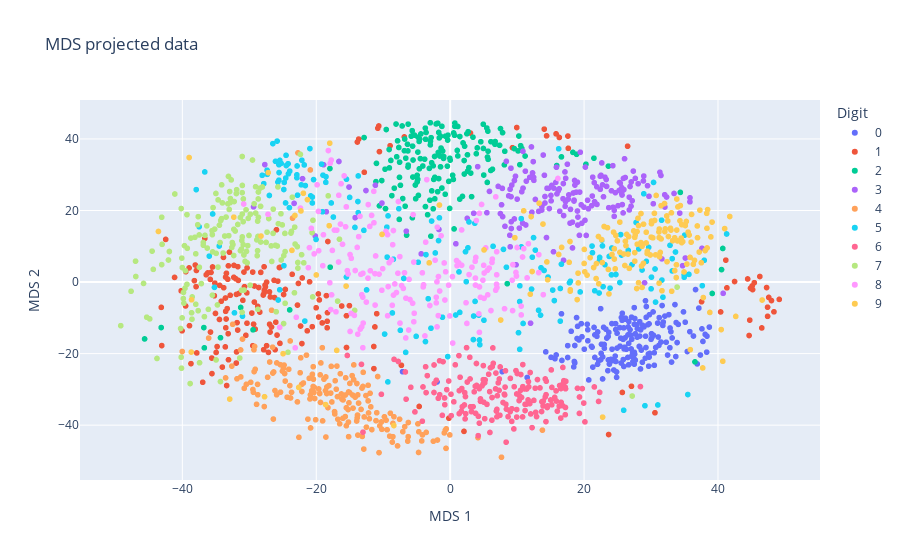

Source (notebook cell):
### Code cell
from sklearn.manifold import MDS
mds = MDS(n_components=2)
data_mds = mds.fit_transform(data)

df_mds = pd.DataFrame({'target': map(lambda x : str(x),target), 'x': data_mds[:, 0], 'y': data_mds[:, 1]})
fig = px.scatter(df_mds, x="x", y="y", color="target", title ="MDS projected data", labels={'x': 'MDS 1', 'y': 'MDS 2', 'target': 'Digit'})
fig.show()

### Figure 1 — Plotly figure (JSON) as saved in the notebook; plotly's stock layout.template omitted (floating-point values rounded to 4 significant figures; data arrays with more than 128 entries replaced by an {"elided": "..."} marker saying what was removed)
{"data": [{"hovertemplate": "Digit=0<br>MDS 1=%{x}<br>MDS 2=%{y}<extra></extra>", "legendgroup": "0", "marker": {"color": "#636efa", "symbol": "circle"}, "mode": "markers", "name": "0", "showlegend": true, "type": "scattergl", "x": {"elided": "178 float values"}, "xaxis": "x", "y": {"elided": "178 float values"}, "yaxis": "y"}, {"hovertemplate": "Digit=1<br>MDS 1=%{x}<br>MDS 2=%{y}<extra></extra>", "legendgroup": "1", "marker": {"color": "#EF553B", "symbol": "circle"}, "mode": "markers", "name": "1", "showlegend": true, "type": "scattergl", "x": {"elided": "182 float values"}, "xaxis": "x", "y": {"elided": "182 float values"}, "yaxis": "y"}, {"hovertemplate": "Digit=2<br>MDS 1=%{x}<br>MDS 2=%{y}<extra></extra>", "legendgroup": "2", "marker": {"color": "#00cc96", "symbol": "circle"}, "mode": "markers", "name": "2", "showlegend": true, "type": "scattergl", "x": {"elided": "177 float values"}, "xaxis": "x", "y": {"elided": "177 float values"}, "yaxis": "y"}, {"hovertemplate": "Digit=3<br>MDS 1=%{x}<br>MDS 2=%{y}<extra></extra>", "legendgroup": "3", "marker": {"color": "#ab63fa", "symbol": "circle"}, "mode": "markers", "name": "3", "showlegend": true, "type": "scattergl", "x": {"elided": "183 float values"}, "xaxis": "x", "y": {"elided": "183 float values"}, "yaxis": "y"}, {"hovertemplate": "Digit=4<br>MDS 1=%{x}<br>MDS 2=%{y}<extra></extra>", "legendgroup": "4", "marker": {"color": "#FFA15A", "symbol": "circle"}, "mode": "markers", "name": "4", "showlegend": true, "type": "scattergl", "x": {"elided": "181 float values"}, "xaxis": "x", "y": {"elided": "181 float values"}, "yaxis": "y"}, {"hovertemplate": "Digit=5<br>MDS 1=%{x}<br>MDS 2=%{y}<extra></extra>", "legendgroup": "5", "marker": {"color": "#19d3f3", "symbol": "circle"}, "mode": "markers", "name": "5", "showlegend": true, "type": "scattergl", "x": {"elided": "182 float values"}, "xaxis": "x", "y": {"elided": "182 float values"}, "yaxis": "y"}, {"hovertemplate": "Digit=6<br>MDS 1=%{x}<br>MDS 2=%{y}<extra></extra>", "legendgroup": "6", "marker": {"color": "#FF6692", "symbol": "circle"}, "mode": "markers", "name": "6", "showlegend": true, "type": "scattergl", "x": {"elided": "181 float values"}, "xaxis": "x", "y": {"elided": "181 float values"}, "yaxis": "y"}, {"hovertemplate": "Digit=7<br>MDS 1=%{x}<br>MDS 2=%{y}<extra></extra>", "legendgroup": "7", "marker": {"color": "#B6E880", "symbol": "circle"}, "mode": "markers", "name": "7", "showlegend": true, "type": "scattergl", "x": {"elided": "179 float values"}, "xaxis": "x", "y": {"elided": "179 float values"}, "yaxis": "y"}, {"hovertemplate": "Digit=8<br>MDS 1=%{x}<br>MDS 2=%{y}<extra></extra>", "legendgroup": "8", "marker": {"color": "#FF97FF", "symbol": "circle"}, "mode": "markers", "name": "8", "showlegend": true, "type": "scattergl", "x": {"elided": "174 float values"}, "xaxis": "x", "y": {"elided": "174 float values"}, "yaxis": "y"}, {"hovertemplate": "Digit=9<br>MDS 1=%{x}<br>MDS 2=%{y}<extra></extra>", "legendgroup": "9", "marker": {"color": "#FECB52", "symbol": "circle"}, "mode": "markers", "name": "9", "showlegend": true, "type": "scattergl", "x": {"elided": "180 float values"}, "xaxis": "x", "y": {"elided": "180 float values"}, "yaxis": "y"}], "layout": {"legend": {"title": {"text": "Digit"}, "tracegroupgap": 0}, "title": {"text": "MDS projected data"}, "xaxis": {"anchor": "y", "domain": [0, 1], "title": {"text": "MDS 1"}}, "yaxis": {"anchor": "x", "domain": [0, 1], "title": {"text": "MDS 2"}}}}
